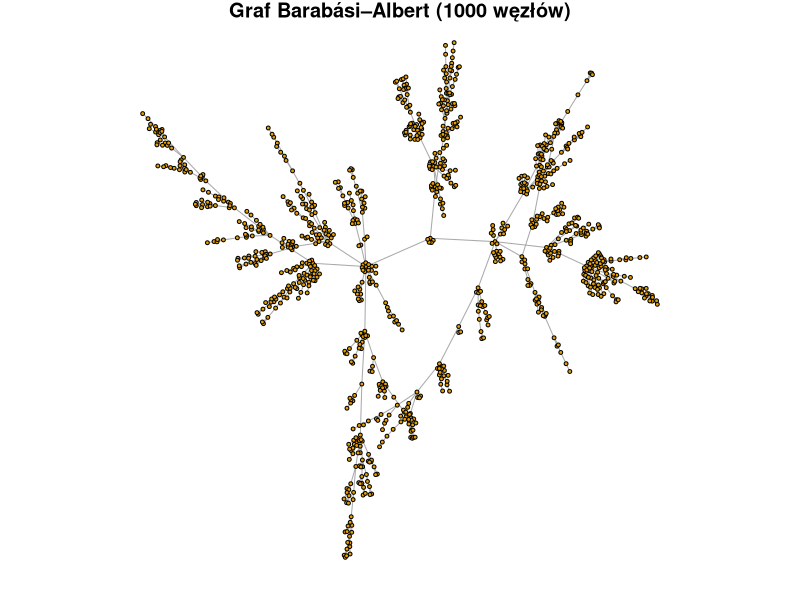

Here is the R script that generated this plot:
# mysolution/mysolution2.R

library(igraph)
set.seed(42)

# 1. Graf Barabási–Albert: 1000 węzłów, m = 1
g_ba <- barabasi.game(
  n = 1000,
  m = 1,
  directed = FALSE
)

# 2. Wizualizacja (duży graf → małe węzły)
par(mar = c(1, 1, 1, 1))
cat("\n--- Wizualizacja grafu ---\n")

plot(
  g_ba,
  layout = layout_with_fr,
  vertex.size = 1.5,
  vertex.label = NA,
  edge.arrow.size = 0.1,
  main = "Graf Barabási–Albert (1000 węzłów)"
)

# 3. Betweenness centrality – najbardziej centralny węzeł
cat("\n--- Obliczanie betweenness ---\n")
bw <- betweenness(g_ba)

max_bw_node <- which.max(bw)

cat("Najbardziej centralny węzeł:", max_bw_node, "\n")
cat("Wartość betweenness:", max(bw), "\n")

# 4. Średnica grafu
cat("\n--- Średnica grafu ---\n")
diam <- diameter(g_ba)
cat("Średnica:", diam, "\n")

# 5. Różnica między modelami BA i ER:
#
# Model Erdős–Rényi (ER):
# - Graf powstaje przez losowe łączenie par węzłów z ustalonym prawdopodobieństwem p.
# - Stopnie węzłów mają rozkład zbliżony do Poissona.
# - W grafie nie pojawiają się wyraźne “huby” – większość węzłów ma podobny stopień.
#
# Model Barabási–Albert (BA):
# - Graf rośnie w czasie — nowe węzły dołączają do już istniejących.
# - Preferencyjne przyłączanie: węzły o dużym stopniu są częściej wybierane.
# - Stopnie mają rozkład potęgowy: wiele węzłów o małym stopniu, kilka ogromnych hubów.
# - Model lepiej odzwierciedla rzeczywiste sieci, np. społeczne czy internetowe.
